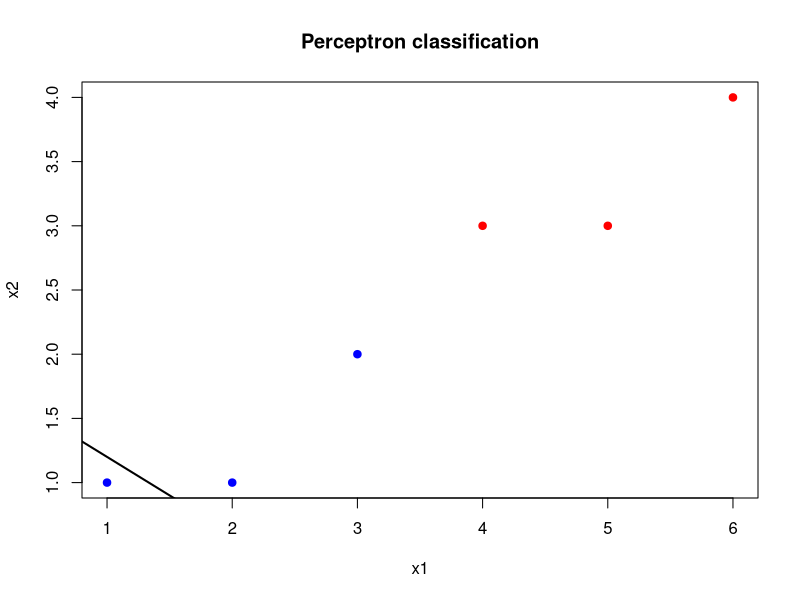

Source code (R):
############################################################
# DataAI_Media_perceptron.R
# データ・AI活用実践（初級）
# メディアデータ分析1：パーセプトロン
# ipynb → R 完全変換版（全コード＋日本語コメント）
# 学籍番号・氏名：420275 市川 周
############################################################


############################################################
# Section 1: 基本情報・バージョン確認
############################################################

version   # Rのバージョン確認


############################################################
# Section 2: 目的（コメント）
############################################################

# 目的：
# ・パーセプトロンを実装し、その学習挙動を確認する
# ・「データ → 特徴量 → 予測」という流れを理解する
# ・線形分離可能／不可能の違いを理解する


############################################################
# Section 3: データの準備
############################################################

# 2次元の簡単な人工データを作成する
# x1, x2 が特徴量、y がラベル（-1, +1）

set.seed(1)

x1 <- c(1, 2, 3, 4, 5, 6)
x2 <- c(1, 1, 2, 3, 3, 4)
y  <- c(-1, -1, -1, 1, 1, 1)

# データを行列としてまとめる
X <- cbind(x1, x2)
print(X)
print(y)


############################################################
# Section 4: パーセプトロンの初期設定
############################################################

# 重みベクトル w（初期値）
w <- c(0, 0)

# バイアス b
b <- 0

# 学習率
eta <- 1

# エポック数（データを何周するか）
epoch <- 10


############################################################
# Section 5: パーセプトロンの学習ループ
############################################################

for (e in 1:epoch) {
  
  cat("epoch =", e, "\n")
  
  for (i in 1:nrow(X)) {
    
    # 内積 + バイアス
    u <- sum(w * X[i, ]) + b
    
    # 予測（符号関数）
    y_hat <- ifelse(u >= 0, 1, -1)
    
    # 間違えたら更新
    if (y_hat != y[i]) {
      w <- w + eta * y[i] * X[i, ]
      b <- b + eta * y[i]
    }
    
    cat(" data", i,
        "u =", u,
        "y_hat =", y_hat,
        "w =", w,
        "b =", b, "\n")
  }
  
  cat("----\n")
}


############################################################
# Section 6: 学習後の分類結果の確認
############################################################

# 学習後の重み・バイアス
cat("final w =", w, " b =", b, "\n")

# 各データ点の予測
pred <- apply(X, 1, function(x){
  ifelse(sum(w * x) + b >= 0, 1, -1)
})

pred
y


############################################################
# Section 7: 可視化（データと決定境界）
############################################################

# データ点をプロット
plot(X[,1], X[,2],
     col = ifelse(y == 1, "red", "blue"),
     pch = 19,
     xlab = "x1",
     ylab = "x2",
     main = "Perceptron classification")

# 決定境界：w1*x1 + w2*x2 + b = 0
# x2 = -(w1*x1 + b)/w2

abline(a = -b / w[2],
       b = -w[1] / w[2],
       lwd = 2)


############################################################
# Section 8: 考察（コメント）
############################################################

# ・データが線形分離可能な場合、パーセプトロンは有限回で収束する
# ・初期値や学習率によって更新の過程は変わる
# ・線形分離不可能な場合は収束しない


############################################################
# 以上：DataAI_Media_perceptron.ipynb の全内容を
# Rスクリプトとして完全に再構成
############################################################
